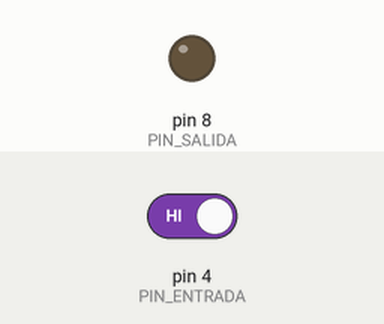
The sketch below on a simulated Arduino Uno, built with avr-gcc and run on an emulated ATmega328P. On the bench: output pins drawn as LEDs (lit = HIGH). The inputs (shaded band) are chosen by the test bench; at power-on: pin 4 (PIN_ENTRADA) HIGH. What the sketch prints to the serial monitor is not drawn.

Above: at 1.2 s.
1.3 s: pin 4 (PIN_ENTRADA) driven LOW
At 1.6 s:
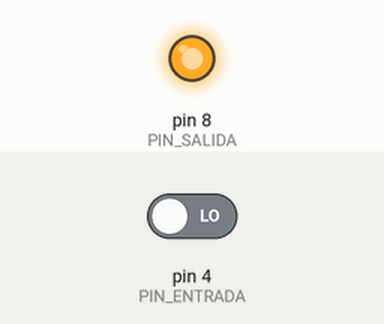
2.8 s: pin 4 (PIN_ENTRADA) driven HIGH
At 4.0 s:
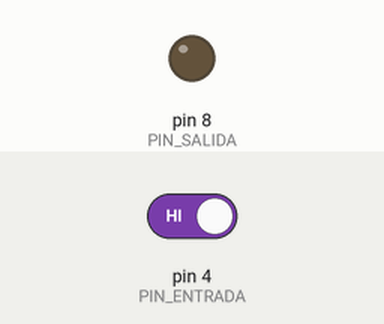
Timing chart, 0 to 5.8 s (numbered marks = the images above; inputs shaded):
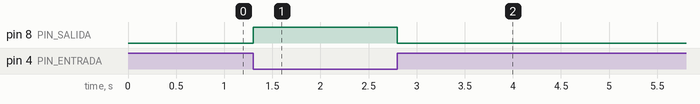

The sketch:

programa02.ino
```cpp
int PIN_ENTRADA = 4; //entrada para el pulsador
int PIN_SALIDA = 8;
int pulsado = LOW; // indicamos que al principio no esta pulsado el boton

void setup() {
  pinMode(PIN_ENTRADA, INPUT);
  pinMode(PIN_SALIDA, OUTPUT);
  Serial.begin(9600);      // open the serial port at 9600 bps:
}

void loop() {
  pulsado = digitalRead(PIN_ENTRADA);
  if(pulsado == LOW){
    digitalWrite(PIN_SALIDA, HIGH);
  }else{
    digitalWrite(PIN_SALIDA, LOW);
  }
  Serial.print(pulsado);
  Serial.print("\n");
}
```

Measured:
- after the input at 1.3 s, pin 8 (PIN_SALIDA): LOW → HIGH at once
- after the input at 2.8 s, pin 8 (PIN_SALIDA): HIGH → LOW at once
